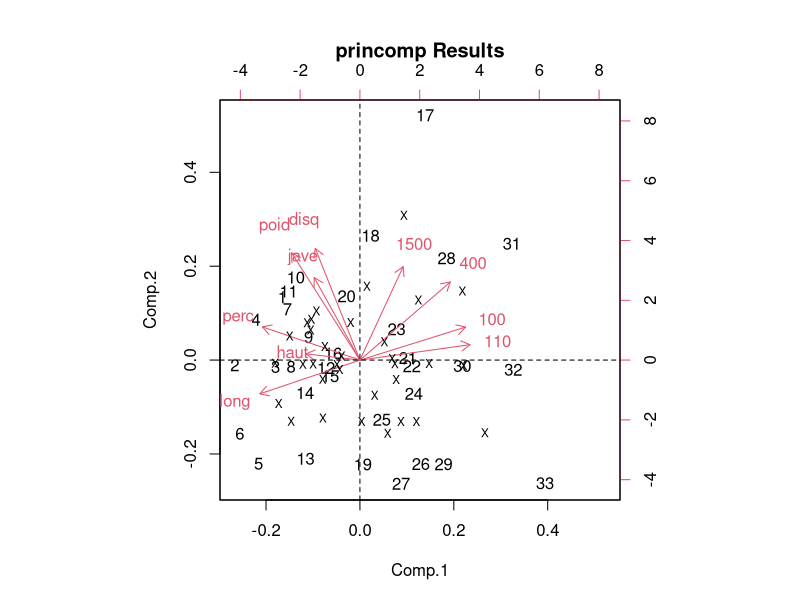
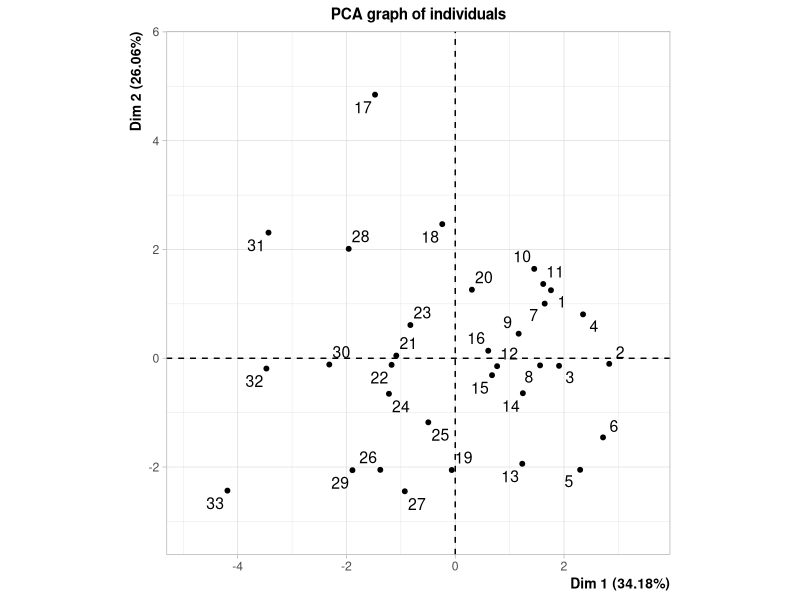
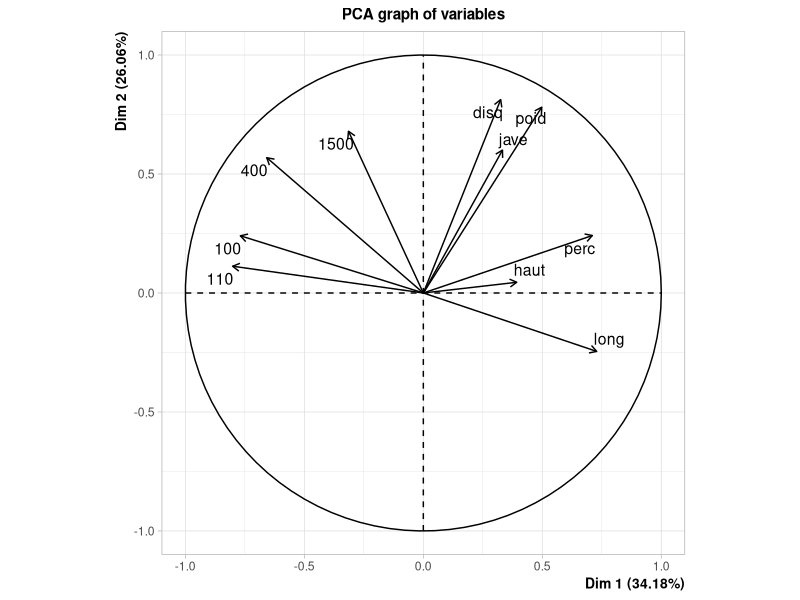
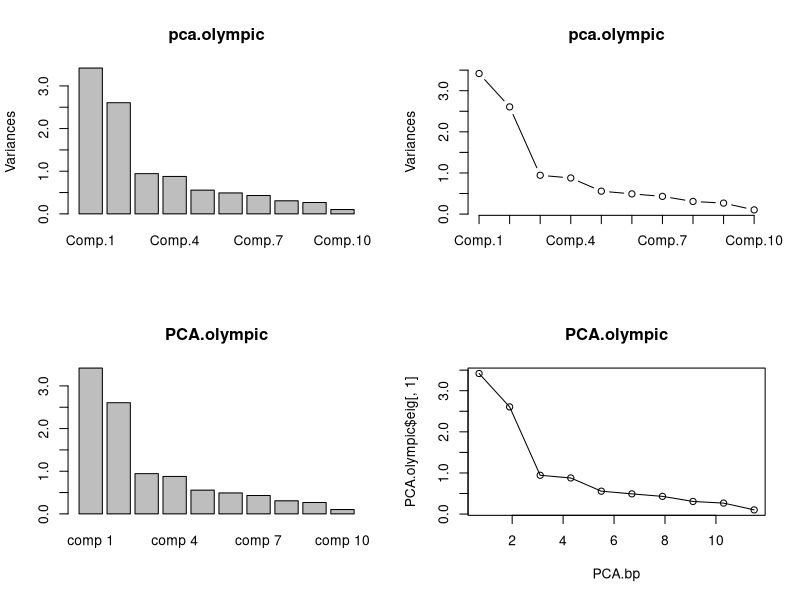
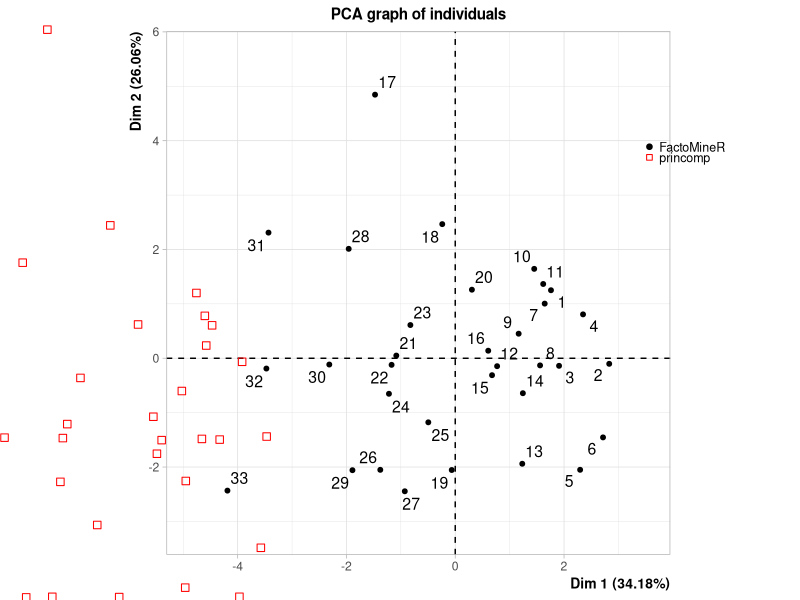
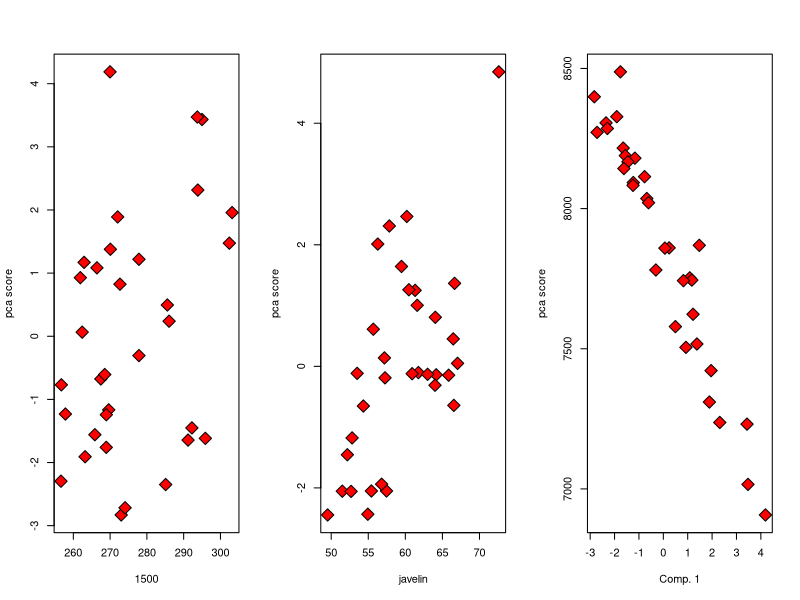
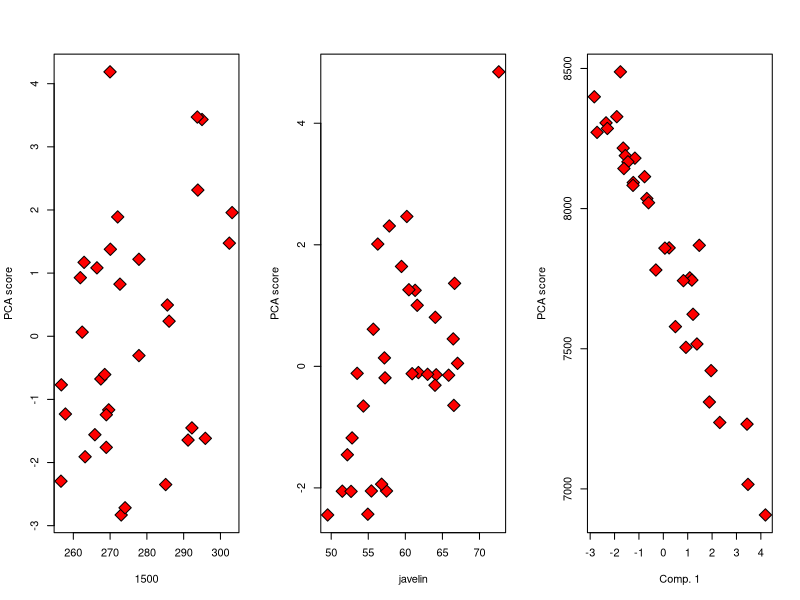
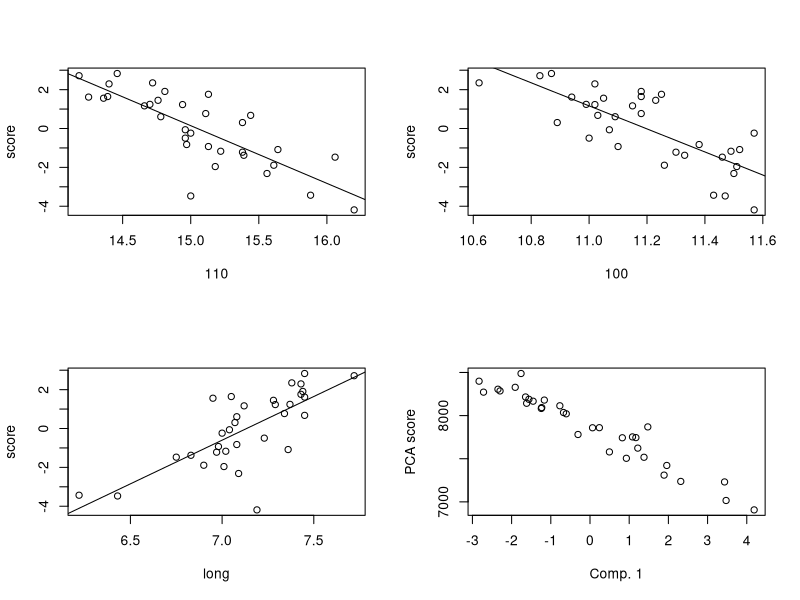

Write the R code that produced these figures, in order. (Note: this script raises an error after producing the figures.)

## References
# http://statweb.stanford.edu/~jtaylo/courses/stats202/olympic.html
# http://www.statistik.tuwien.ac.at/public/filz/students/seminar/ws1011/hoffmann_ausarbeitung.pdf
# http://factominer.free.fr/classical-methods/principal-components-analysis.html
# http://www.inside-r.org/packages/cran/FactoMineR/docs/plot.PCA
# http://pbil.univ-lyon1.fr/ade4/ade4-html/olympic.html

###################################################################
## Installing and initializing
install.packages('ade4')
library(ade4)
library(FactoMineR)

## Loading data
data(olympic)

###################################################################
## Compare initial plots
par(mfrow=c(1,1))
par(mar=c(5,4,4,2))
#princomp
pca.olympic_nc <- princomp(olympic$tab)     #no correlation selected (nc)
pca.olympic <- princomp(olympic$tab, cor=T)
#Biplot gives a graphical summary of both 1) cases (athletes) in terms of scores and 2) the variables in terms of loadings
biplot(pca.olympic, main="princomp Results")
text(pca.olympic$scores[,1], pca.olympic$scores[,2], labels=rep("X", nrow(olympic$tab)), cex= 0.7)
# biplot(pca.olympic, pch=5, main="princomp Results", xlabs=rep("X", nrow(olympic$tab))
abline(h=0, lty=2)
abline(v=0, lty=2)

par(mfrow=c(1,2))
#FactoMineR
# PCA.olympic_nc <- PCA(olympic$tab)
PCA.olympic <- PCA(olympic$tab, scale.unit=T, ncp=5, graph=T)
###################################################################


###################################################################
## compare loadings
#FactoMineR PCA.olympic$loadings
PCA.olympic.loadings <- sweep(PCA.olympic$var$coord, 2, sqrt(PCA.olympic$eig[1:5,1]), FUN="/")

#FactoMineR PCA.olympic.loadings
ld_compare <- cbind(-PCA.olympic.loadings[,1], pca.olympic$loadings[,1], round((PCA.olympic.loadings[,1] + pca.olympic$loadings[,1]), digits=10))
colnames(ld_compare) <- c('FactoMineR PCA (inv)', 'princomp PCA', 'diff')

ld_compare
###################################################################


###################################################################
## Compare eigenvalues
PCA.olympic$eig
#First two dimensions resume 50% of the total inertia (i.e. total variance)

pca.eig <- pca.olympic$sdev^2
vars <- pca.olympic$sdev^2 
vars <- vars/sum(vars) 
pca.eig <- cbind(pca.eig, vars*100, cumsum(vars)*100)
colnames(pca.eig) <- colnames(PCA.olympic$eig)
pca.eig

eigDiff <- round(PCA.olympic$eig - pca.eig, digits = 10)
eigDiff
###################################################################


###################################################################
## Compare plots
par(mfrow=c(2,2))
#princomp
plot(pca.olympic)
plot(pca.olympic, type='l')

#FactoMineR
PCA.bp <- barplot(PCA.olympic$eig[,1], main="PCA.olympic")
plot(x=PCA.bp, y=PCA.olympic$eig[,1], main="PCA.olympic")
lines(x=PCA.bp, y=PCA.olympic$eig[,1], type='l')

par(mfrow=c(1,1))
plot(PCA.olympic)
points(-pca.olympic$scores[,1], pca.olympic$scores[,2], col='red', pch=0)
legend("topright", c('FactoMineR', 'princomp'), pch=c(19,0), col=c("black","red"), cex=0.75, bty='n')
###################################################################


###################################################################
## Compare Plots (extended - examples)
# biplot(pca.olympic)
# data.frame(olympic$tab[, '1500'], pca.olympic$scores[,1])
#princomp         
par(mfrow=c(1,3))
plot(olympic$tab[, '1500'], pca.olympic$scores[,1], pch=23, bg='red', cex=2, xlab='1500', ylab='pca score')
plot(olympic$tab[, 'jave'], pca.olympic$scores[,2], pch=23, bg='red', cex=2, xlab='javelin', ylab='pca score')
#Overall score
plot(pca.olympic$scores[,1], olympic$score, xlab='Comp. 1', pch=23, bg='red', cex=2, ylab='pca score')
#Since the first variable (PC) seems related to speed, we should not be surprised that an increase in this variable (PC) decreases the overall decathlon score

#FactoMineR
par(mfrow=c(1,3))
plot(olympic$tab[, '1500'], -PCA.olympic$ind$coord[,1], pch=23, bg='red', cex=2, xlab='1500', ylab='PCA score')
plot(olympic$tab[, 'jave'], PCA.olympic$ind$coord[,2], pch=23, bg='red', cex=2, xlab='javelin', ylab='PCA score')
#Overall score
plot(-PCA.olympic$ind$coord[,1], olympic$score, xlab='Comp. 1', pch=23, bg='red', cex=2, ylab='PCA score')
#Since the first variable (PC) seems related to speed, we should not be surprised that an increase in this variable (PC) decreases the overall decathlon score
###################################################################


###################################################################
#The first axis opposes athletes who are "good everywhere" like Karpov during the Olympic Games between those who are 
#"bad everywhere" like Bourguignon during the Decastar. This dimension is particularly linked to the variables of speed 
#and long jump which constitute a homogeneous group.

#Variables linked to first principal component
#princomp
impList <- sort(pca.olympic$loadings[,1])
maxInd <- which(impList==max(abs(impList)))
maxIndList <- c(maxInd)
swp <- 0
while (swp==0 && length(maxIndList)<4) {
  catImpList <- impList[-c(maxIndList)]
  maxInd_t <- which(abs(impList)==max(abs(catImpList)))
  if (maxInd_t!=(maxInd-1)) {
    swp=1
  }
  maxIndList <- c(maxIndList, maxInd_t)
}
impNums <- impList[maxIndList]
names(impNums)
#FactoMineR
PCA_contrb2 <- data.frame(PCA.olympic$var$contrib)
PCA_contrb2 <- PCA_contrb2[order(-PCA_contrb2$Dim.1),]
rownames(PCA_contrb2)[1:length(impNums)]
#These tables give the correlation coefficient and the p-value of the 
#variables which are significantly correlated to the principal dimensions. 
#Both active and supplementary variables whose p-value is smaller than 0.05 appear.dimdesc(PCA.olympic, axes=c(1,2)) 
charCat <- dimdesc(PCA.olympic, axes=c(1,2))$Dim.1$quanti
names(sort(-abs(charCat[,1]))[1:length(impNums)])


#Plot variables linked to first principal component to see how chanages in varaibles contribute to score
#princomp
par(mfrow=c(2,2))
olympic_p <- olympic$tab

var1 <- names(impNums)[1]
plot(olympic_p[,var1], -pca.olympic$scores[,1], xlab=var1, ylab='score')
abline(lm(-pca.olympic$scores[,1]~olympic_p[,var1]))
var2 <- names(impNums)[2]
plot(olympic_p[,var2], -pca.olympic$scores[,1], xlab=var2, ylab='score')
abline(lm(-pca.olympic$scores[,1]~olympic_p[,var2]))
var3 <- names(impNums)[3]
plot(olympic_p[,var3], -pca.olympic$scores[,1], xlab=var3, ylab='score')
abline(lm(-pca.olympic$scores[,1]~olympic_p[,var3]))
#Overall score
plot(-PCA.olympic$ind$coord[,1], olympic$score, xlab='Comp. 1', ylab='PCA score')
# plot(olympic_p[,c('400')], -pca.olympic$scores[,1], xlab='400', ylab='score')
# abline(lm(-pca.olympic$scores[,1]~olympic_p[,c('400')]))

#FactoMineR
par(mfrow=c(2,2))
olympic_p <- olympic$tab

var1 <- rownames(PCA_contrb2)[1:length(impNums)][1]
plot(olympic_p[,var1], PCA.olympic$ind$coord[,1], xlab=var1, ylab='score')
abline(lm(PCA.olympic$ind$coord[,1]~olympic_p[,var1]))
var2 <- rownames(PCA_contrb2)[1:length(impNums)][2]
plot(olympic_p[,var2], PCA.olympic$ind$coord[,1], xlab=var2, ylab='score')
abline(lm(PCA.olympic$ind$coord[,1]~olympic_p[,var2]))
var3 <- rownames(PCA_contrb2)[1:length(impNums)][3]
plot(olympic_p[,var3], PCA.olympic$ind$coord[,1], xlab=var3, ylab='score')
abline(lm(PCA.olympic$ind$coord[,1]~olympic_p[,var3]))
#Overall score
plot(-PCA.olympic$ind$coord[,1], olympic$score, xlab='Comp. 1', ylab='PCA score')
# plot(olympic_p[,c('400')], PCA.olympic$ind$coord[,1], xlab='400', ylab='score')
# abline(lm(PCA.olympic$ind$coord[,1]~olympic_p[,c('400')]))


###########VARIABLES BASED ON STRENGTH###################
#The second axis opposes athletes who are strong (variables "Discus" and "Shot.put") between those who are not. 
#The variables "Discus", "Shot.put" and "High.jump" are not much correlated to the variables "X100m", "X400m", "X110m.hurdle" 
#and "Long.jump". This means that strength is not much correlated to speed.

#Variables linked to second principal component
#princomp
impList <- sort(pca.olympic$loadings[,2])
maxInd <- which(impList==max(abs(impList)))
maxIndList <- c(maxInd)
swp <- 0
while (swp==0 && length(maxIndList)<4) {
  catImpList <- impList[-c(maxIndList)]
  maxInd_t <- which(abs(impList)==max(abs(catImpList)))
  if (maxInd_t!=(maxInd-1)) {
    swp=1
  }
  maxInd <- maxInd_t
  maxIndList <- c(maxIndList, maxInd_t)
}
impNums <- impList[maxIndList]
names(impNums)
#FactoMineR
PCA_contrb2 <- data.frame(PCA.olympic$var$contrib)
PCA_contrb2 <- PCA_contrb2[order(-PCA_contrb2$Dim.2),]
rownames(PCA_contrb2)[1:length(impNums)]
#These tables give the correlation coefficient and the p-value of the 
#variables which are significantly correlated to the principal dimensions. 
#Both active and supplementary variables whose p-value is smaller than 0.05 appear.dimdesc(PCA.olympic, axes=c(1,2)) 
charCat <- dimdesc(PCA.olympic, axes=c(1,2))$Dim.2$quanti
names(sort(-abs(charCat[,1]))[1:length(impNums)])

#Overall score
par(mfrow=c(1,1))
plot(-PCA.olympic$ind$coord[,2], olympic$score, xlab='Comp. 2', ylab='PCA score')

#princomp
par(mfrow=c(2,2))
olympic_p <- olympic$tab

var1 <- names(impNums)[1]    #Discus 
plot(olympic_p[,var1], pca.olympic$scores[,2], xlab=var1, ylab='score')
abline(lm(pca.olympic$scores[,2]~olympic_p[,var1]))
var2 <- names(impNums)[2]     #Shotput
plot(olympic_p[,var2], pca.olympic$scores[,2], xlab=var2, ylab='score')
abline(lm(pca.olympic$scores[,2]~olympic_p[,var2]))
var3 <- names(impNums)[3]
plot(olympic_p[,var3], pca.olympic$scores[,2], xlab=var3, ylab='score')
abline(lm(pca.olympic$scores[,2]~olympic_p[,var3]))
var4 <- names(impNums)[4]
plot(olympic_p[,var4], pca.olympic$scores[,2], xlab=var4, ylab='score')
abline(lm(pca.olympic$scores[,2]~olympic_p[,var4]))

#FactoMineR
par(mfrow=c(2,2))
olympic_p <- olympic$tab

var1 <- rownames(PCA_contrb2)[1:length(impNums)][1]     #Discus
plot(olympic_p[,var1], PCA.olympic$ind$coord[,2], xlab=var1, ylab='score')
abline(lm(PCA.olympic$ind$coord[,2]~olympic_p[,var1]))
var2 <- rownames(PCA_contrb2)[1:length(impNums)][2]       #Shot put
plot(olympic_p[,var2], PCA.olympic$ind$coord[,2], xlab=var2, ylab='score')
abline(lm(PCA.olympic$ind$coord[,2]~olympic_p[,var2]))
var3 <- rownames(PCA_contrb2)[1:length(impNums)][3]  
plot(olympic_p[,var3], PCA.olympic$ind$coord[,2], xlab=var3, ylab='score')
abline(lm(PCA.olympic$ind$coord[,2]~olympic_p[,var3]))
var4 <- rownames(PCA_contrb2)[1:length(impNums)][4]
plot(olympic_p[,var4], PCA.olympic$ind$coord[,2], xlab=var4, ylab='score')
abline(lm(PCA.olympic$ind$coord[,2]~olympic_p[,var4]))

#At the end of this first approach, we can divide the factorial plan into four parts: fast and strong athletes (like Sebrle), 
#slow athletes (like Casarsa), fast but weak athletes (like Warners) and slow and weak (relatively speaking!) athletes (like Lorenzo).
###################################################################


###################################################################
############## Supplementary variables #############

#FactoMineR ONLY!!!!
olympic_comb <- cbind(olympic$tab, olympic$score, rank(-olympic$score))
colnames(olympic_comb) <- c(colnames(olympic$tab), 'score', 'rank')

#Adding supplementary continuous variables (Rank and Score)
par(mfrow=c(1,2))
PCA.olympic_supp <- PCA(olympic_comb[,1:12], scale.unit=T, ncp=5,
               quanti.sup=c(11,12), graph=T)
#Winners are those who score the most and therefore have the lowest rank
PCA_contrb2 <- data.frame(PCA.olympic_supp$var$contrib)
PCA_contrb2 <- PCA_contrb2[order(-PCA_contrb2$Dim.1),]
#Variables most linked to number of points
pointVars <- rownames(PCA_contrb2)[1:4]
pointVars
insigVars <- rownames(PCA_contrb2[order(PCA_contrb2$Dim.1),])[1:2]
insigVars

#Qualitative supplementary variables
#....
#To see whether the categories of the supplementary variable are significantly different from each other, we can draw confidence ellipses around them.
concat <- cbind.data.frame(decathlon[,13], res.PCA$ind$coord)
ellipse.coord <- coord.ellipse(concat, bary=T)
plot.PCA(res.PCA, habillage=13, ellipse=ellipse.coord, cex=0.8, axes=c(1,3))
#When looking at the points representing "Decastar" and "Olympic Games", we notice that this last one has higher coordinates on the 
#first axis than the first one. This shows an evolution in the performances of the athletes. All the athletes who participated to the two 
#competitions have then slightly better results for the Olympic Games. 
#However, there is no difference between the points "Decastar" and "Olympic Games" for the second axis. This means that the athletes have 
#improved their performance but did not change profile (except for Zsivoczky who went from slow and strong during the Decastar to fast and 
#weak during the Olympic Games).

#Color individuals according to the categories' center of gravity
# plot.PCA(res.pca, axes=c(1, 2), choix="ind", habillage=13)
#FactoMineR
data(decathlon)
par(mfrow = c(1,2))
res.PCA <- PCA(decathlon, scale.unit=T, ncp=5, quanti.sup=c(11:12), quali.sup=13, graph=T)
par(mfrow = c(1,1))
plot.PCA(res.PCA, axes=c(1, 2), choix="ind", habillage=13, cex=0.8, shadow=T)

#princomp
res.pca <- princomp(decathlon[,1:10], cor=T)
plot(-res.pca$scores[,1], res.pca$scores[,2],  pch=19, cex=0.7,  col=ifelse(decathlon[,13]==catNames[1],'black','red'))
catNames <- names(table(decathlon[,13]))
text(-res.pca$scores[,1], res.pca$scores[,2], rownames(res.pca$scores), cex=0.8, pos=4, col=ifelse(decathlon[,13]==catNames[1],'black','red'))
abline(h=0, lty=2)
abline(v=0, lty=2)
legend("topleft", c('Decastar', 'OlympicG'), text.col=c("black","red"), cex=0.75)

###################################################################


###################################################################
#The package FactoMineR provides the function estim_ncp to calculate the best number
#of dimensions. In this function generalized cross validation approximation (GCV) and
#the smoothing method (Smooth) are implemented.

##ONLY WITH FACTOMINER
estim_ncp(olympic_p, ncp.min=0, ncp.max=NULL, scale=TRUE, method="Smooth")
estim_ncp(olympic_p, ncp.min=0, ncp.max=NULL, scale=TRUE, method="GCV")
###################################################################


###################################################################
#Selecting individuals with specific features to plot
#CAN ONLY BE DONE WITH FACTOMINER
#Plot individuals who have a cos2>0.7
plot.PCA(res.PCA, axes=c(1, 2), choix="ind", habillage=13, cex=0.8, shadow=T)
plot.PCA(res.PCA, axes=c(1, 2), choix="ind", habillage=13, cex=0.8, shadow=T, select='cos2 0.7')
plot.PCA(res.PCA, axes=c(1, 2), choix="ind", habillage=13, cex=0.8, shadow=T, select='cos2 0.7', unselect=0)
plot.PCA(res.PCA, axes=c(1, 2), choix="ind", habillage=13, cex=0.8, shadow=T, select='cos2 0.7', unselect=1)
plot.PCA(res.PCA, axes=c(1, 2), choix="ind", habillage=13, cex=0.8, shadow=T, select='cos2 0.7', unselect='grey70')

plot.PCA(res.PCA, habillage=13, cex=0.8, shadow=T, select='cos2 5')
plot.PCA(res.PCA, axes=c(1, 2), choix="ind", habillage=13, cex=0.8, shadow=T, select='contrib 5')     #Those with the largest contributions are the most extreme individuals
          
###################################################################


###################################################################
#Graphing variables
#FactoMineR
plot(res.PCA, choix='var', shadow=T)
plot(res.PCA, choix='var', shadow=T, select="contrib 5")
plot(res.PCA, choix='var', shadow=T, select="cos2 5")
          
#princomp
biplot(res.pca, main='primcomp Results', col=c('white', 'black'))
abline(h=0, lty=2)
abline(v=0, lty=2)
###################################################################


###################################################################
## Ranking variable contribution for combined first two PCs
#FactoMineR
dimsum <- res.PCA$var$contrib[,1]          
for (i in 1:dim(res.PCA$var$contrib)[1]) {
  dimsum[i]<- sum(res.PCA$var$contrib[i,1:2])
}
sort(dimsum, decreasing=T)

for (i in 1:dim(res.PCA$var$cos2)[1]) {
  dimsum[i]<- sum(res.PCA$var$cos2[i,1:2])
}
sort(dimsum, decreasing=T)

#princomp
impList <- res.pca$loadings[,1:2]
impList <- sort(abs(impList[,1])+abs(impList[,2]))
maxInd <- which(impList==max(abs(impList)))
maxIndList <- c(maxInd)
swp <- 0
while (swp==0 && length(maxIndList)<4) {
  catImpList <- impList[-c(maxIndList)]
  maxInd_t <- which(abs(impList)==max(abs(catImpList)))
  if (maxInd_t!=(maxInd-1)) {
    swp=1
  }
  maxInd <- maxInd_t
  maxIndList <- c(maxIndList, maxInd_t)
}
impNums <- impList[maxIndList]
names(impNums)
###################################################################


###################################################################
## Combined summary plots
#FactoMineR
#http://pbil.univ-lyon1.fr/ade4/ade4-html/olympic.html
par(mfrow=c(2,2))
pc.bp <- barplot(res.PCA$eig[,1])
lines(x=pc.bp, y=res.PCA$eig[,1])
points(x=pc.bp, y=res.PCA$eig[,1])

s.corcircle(res.PCA$var)

plot(decathlon$Points, res.PCA$ind$coord[,1])
abline(lm(res.PCA$ind$coord[,1]~decathlon$Points))

s.label(res.PCA$ind$coord, clab=0.5)
s.arrow(2*res.PCA$var$coord, add.p=T)
          
#princomp
par(mfrow=c(2,2))
pc.bp <- plot(res.pca)

pca.var.coord <- res.pca$loadings[,1:5]
pca.var.coord[,c(1,3,4,5)] <- -pca.var.coord[,c(1,3,4,5)]
s.corcircle(pca.var.coord)

plot(decathlon$Points, -res.pca$scores[,1])
abline(lm(-res.pca$scores[,1]~decathlon$Points))

pca.coord <- -res.pca$scores[,1:5]
pca.coord[,1:2] <- -s.label[,1:2]
s.label(pca.coord, clab=0.5)
s.arrow(2*pca.var.coord, add.p=T)
